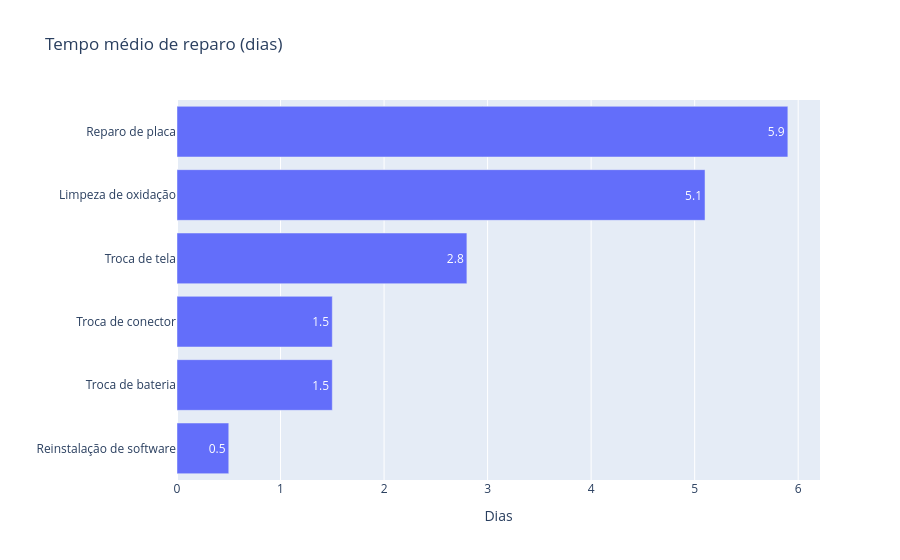

The cell this chart's notebook holds for it:
### Markdown cell above
## 4. Tempo médio de reparo por tipo de reparo

### Code cell
tempo = df.groupby("tipo_reparo")["dias_reparo"].mean().round(1).reset_index()
tempo = tempo.sort_values("dias_reparo")

fig = px.bar(tempo, x="dias_reparo", y="tipo_reparo", orientation="h",
             title="Tempo médio de reparo (dias)", text="dias_reparo")
fig.update_layout(xaxis_title="Dias", yaxis_title="")
fig.show()
print(f"Tempo médio geral: {df['dias_reparo'].mean():.1f} dias")

### Figure 1 — Plotly figure (JSON) as saved in the notebook; plotly's stock layout.template omitted (floating-point values rounded to 4 significant figures)
{"data": [{"hovertemplate": "dias_reparo=%{text}<br>tipo_reparo=%{y}<extra></extra>", "legendgroup": "", "marker": {"color": "#636efa", "pattern": {"shape": ""}}, "name": "", "orientation": "h", "showlegend": false, "text": [0.5, 1.5, 1.5, 2.8, 5.1, 5.9], "textposition": "auto", "type": "bar", "x": [0.5, 1.5, 1.5, 2.8, 5.1, 5.9], "xaxis": "x", "y": ["Reinstalação de software", "Troca de bateria", "Troca de conector", "Troca de tela", "Limpeza de oxidação", "Reparo de placa"], "yaxis": "y"}], "layout": {"barmode": "relative", "legend": {"tracegroupgap": 0}, "title": {"text": "Tempo médio de reparo (dias)"}, "xaxis": {"anchor": "y", "domain": [0.0, 1.0], "title": {"text": "Dias"}}, "yaxis": {"anchor": "x", "domain": [0.0, 1.0], "title": {"text": ""}}}}
